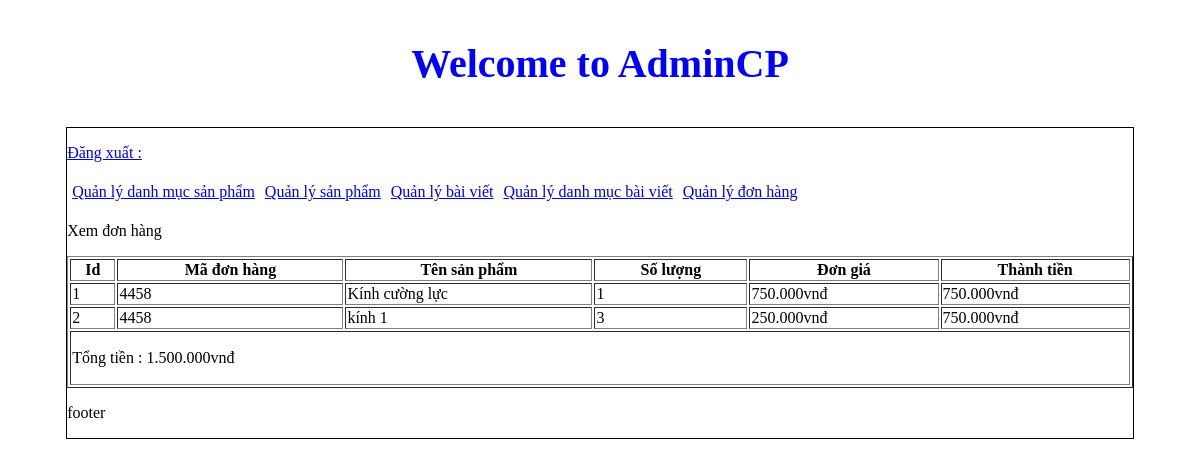
/admincp/index.php?action=donhang&query=xemdonhang&code=4458, run on the app's committed database.
### tables this page shows
CREATE TABLE `tbl_cart_details` (
  `id_cart_details` int(11) NOT NULL,
  `code_cart` varchar(10) NOT NULL,
  `id_sanpham` int(11) NOT NULL,
  `soluongmua` int(11) NOT NULL
);

CREATE TABLE `tbl_sanpham` (
  `id_sanpham` int(11) NOT NULL,
  `tensanpham` varchar(250) NOT NULL,
  `masp` varchar(100) NOT NULL,
  `giasp` varchar(50) NOT NULL,
  `soluong` int(11) NOT NULL,
  `hinhanh` varchar(50) NOT NULL,
  `tomtat` text NOT NULL,
  `noidung` text NOT NULL,
  `tinhtrang` int(11) NOT NULL,
  `id_danhmuc` int(11) NOT NULL
);

### admincp/modules/quanlydonhang/xemdonhang.php (the view)
<p>Xem đơn hàng</p>
<?php
	$code = $_GET['code'];
	$sql_lietke_dh = "SELECT * FROM tbl_cart_details,tbl_sanpham WHERE tbl_cart_details.id_sanpham=tbl_sanpham.id_sanpham AND tbl_cart_details.code_cart='".$code."' ORDER BY tbl_cart_details.id_cart_details DESC";
	$query_lietke_dh = mysqli_query($mysqli,$sql_lietke_dh);
?>
<table style="width:100%" border="1" style="border-collapse: collapse;">
  <tr>
  	<th>Id</th>
    <th>Mã đơn hàng</th>
    <th>Tên sản phẩm</th>
    <th>Số lượng</th>
    <th>Đơn giá</th>
    <th>Thành tiền</th>
  </tr>
  <?php
  $i = 0;
  $tongtien = 0;
  while($row = mysqli_fetch_array($query_lietke_dh)){
  	$i++;
  	$thanhtien = $row['giasp']*$row['soluongmua'];
  	$tongtien += $thanhtien ;
  ?>
  <tr>
  	<td><?php echo $i ?></td>
    <td><?php echo $row['code_cart'] ?></td>
    <td><?php echo $row['tensanpham'] ?></td>
    <td><?php echo $row['soluongmua'] ?></td>
    <td><?php echo number_format($row['giasp'],0,',','.').'vnđ' ?></td>
    <td><?php echo number_format($thanhtien,0,',','.').'vnđ' ?></td>
  </tr>
  <?php
  }
  ?>
  <tr>
  	<td colspan="6">
   		<p>Tổng tiền : <?php echo number_format($tongtien,0,',','.').'vnđ' ?></p>
   	</td>
  </tr>
</table>

### data on the page
tbl_cart_details: code_cart "4458", id_sanpham.tensanpham "Kính cường lực", soluongmua "1", id_sanpham.giasp "750.000", thanhtien "750.000"
tbl_cart_details: code_cart "4458", id_sanpham.tensanpham "kính 1", soluongmua "3", id_sanpham.giasp "250.000", thanhtien "750.000"

### other printed values
$tongtien "1.500.000"
